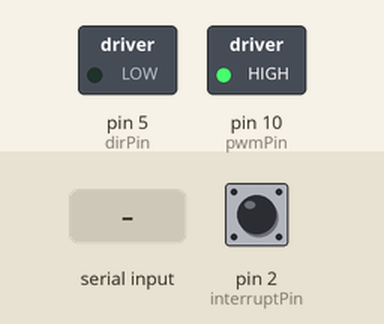
Recording of a sketch running on a simulated Arduino Uno, built with avr-gcc and run on an emulated ATmega328P. On the bench: switched loads named in the sketch (green lamp = pin HIGH). The inputs (shaded band) are chosen by the test bench; at power-on: pin 2 (interruptPin) HIGH. What the sketch prints to the serial monitor is not drawn.

Above: at 2.2 s.
2.3 s: "P:45\n" received over Serial
At 3.3 s:
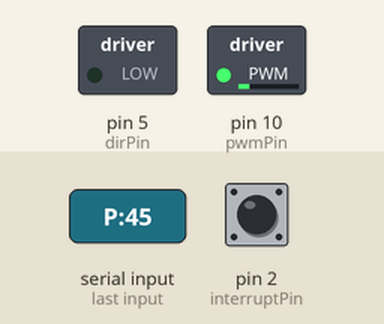
3.8 s: "S:45\n" received over Serial
At 4.09 s:
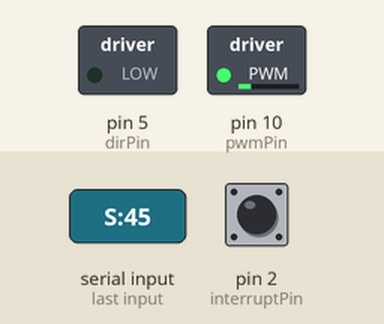
6.8 s: "P90\n" received over Serial
Timing chart, 0 to 9.8 s (numbered marks = the images above; inputs shaded):
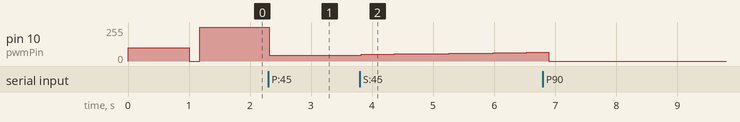

Measured:
- after the input at 2.3 s, pin 10 (pwmPin): 255/255 → 45/255 at once
- after the input at 3.8 s, pin 10 (pwmPin): moves from 45/255 to 65/255 over 2.9 s, starting at once

The sketch:

speedControl.ino
```cpp
// interrupt using hall effect or IR sensor on pin number 2 of Arduino
#define interruptPin 2

// direction pin and pwm pin of motor driver
#define dirPin 5
#define pwmPin 10

// interrupts per rotation. Number of magnets in this case
int n = 1;

// loop time
int t = 100;

// value of pwm signal
double pwmValue = 100;

// time for measuring speed
unsigned long lastTime;
unsigned long timePassed;

unsigned long lastLoopTime = millis();
unsigned long loopTime;

// min time between two interrupt else speed will be made zero
unsigned long minSpeedTime = 500000;

// measured speed
float speedM = 0;

float desiredSpeed = 3500;

// errors
double error = 0;
double lastError = 0;
double errorD = 0;
double errorI = 0;

// feedback loop constants
float kp = 0.02;
float kd = 20;
float ki = 0;

// closed loop or open loop configurations flags
bool pFlag = false;
bool kFlag = true;
int kCount = 0;

void countInc(){
  timePassed = micros() - lastTime;
  lastTime = micros();
}

// read commands
void serialRead(){
  //K:p100i0.2d10
  //P:100
  //S:100
  if(Serial.available()){
    String rec  = Serial.readStringUntil('\n');
    if(rec.charAt(0) == 'K'){
      kFlag = true;
      kCount = 50;
      pFlag = false;
      kp = rec.substring(rec.indexOf('p')+1, rec.indexOf('d')).toFloat();
      kd = rec.substring(rec.indexOf('d')+1, rec.indexOf('i')).toFloat();
      ki = rec.substring(rec.indexOf('i')+1, rec.indexOf('t')).toFloat();
      t =  rec.substring(rec.indexOf('t')+1, rec.indexOf('\n')).toFloat();
    }
    else if(rec.charAt(0) == 'S'){
      kFlag = false;
      pFlag = false;
      desiredSpeed = rec.substring(rec.indexOf(':')+1, rec.indexOf('\n')).toInt();
      error = 0;
      lastError = 0;
      errorD = 0;
      errorI = 0;
      // Serial.print("Setpoint: ");Serial.println(desiredSpeed);
    }
    else if(rec.charAt(0) == 'P'){
      kFlag = false;
      pFlag = true;
      pwmValue = rec.substring(rec.indexOf(':')+1, rec.indexOf('\n')).toInt();
      // Serial.print("PWM: ");Serial.println(pwmValue);
    }
    else{
      // Serial.println("error in spliting");
      while(Serial.available()){
        Serial.read();
      }
    }
    while(Serial.available()){
      Serial.read();
    }
  }
}

// send data to serial to make graph via processing app
void processing(){
  //speed setpoint pwm contrainPWM error lastError errorD errorI Kp Kd Ki
  Serial.print(String(speedM, 8));
  Serial.print(" ");
  Serial.print(String(desiredSpeed, 8));
  Serial.print(" ");
  // two times pwmValue is a bug but processing is splitting data according to this index hence don't remove
  Serial.print(String(pwmValue, 8));
  Serial.print(" ");
  Serial.print(String(pwmValue, 8));
  Serial.print(" ");
  Serial.print(String(error, 8));
  Serial.print(" ");
  Serial.print(String(lastError, 8));
  Serial.print(" ");
  Serial.print(String(errorD, 8));
  Serial.print(" ");
  Serial.print(String(errorI, 8));
  Serial.print(" ");
  Serial.print(String(kp, 8));
  Serial.print(" ");
  Serial.print(String(kd, 8));
  Serial.print(" ");
  Serial.print(String(ki, 8));
  Serial.print(" ");
  Serial.print(String(loopTime));
  Serial.print(" ");
  Serial.print(String(millis()));
  Serial.println(" ");
}
void setup(){
  pinMode(interruptPin, INPUT);
  attachInterrupt(0, countInc, FALLING);
  Serial.begin(9600);
  Serial.setTimeout(10);
  pinMode(pwmPin, OUTPUT);
  pinMode(dirPin, OUTPUT);
  digitalWrite(dirPin, LOW);
  analogWrite(pwmPin, pwmValue);
  delay(1000);
}

void loop(){
  serialRead();
  //speed measurement, if time passed = 0, speed = 0
  if(micros() - lastTime >= minSpeedTime){
    speedM = 0;
  }
  else{
    // speed = 1min in microseconds/time between subsequent interrupt times
    speedM = 60000000/(timePassed*n);
  }
  loopTime = millis() - lastLoopTime;

  error = desiredSpeed - speedM;
  errorI += (error*loopTime);
  errorD = (error - lastError)/loopTime;

  lastLoopTime = millis();

  if(kFlag){
    pwmValue = 0;
    error = 0;
    lastError = 0;
    errorD = 0;
    errorI = 0;
    if(kCount == 0)
      kFlag = false;
  }

  if(!pFlag && !kFlag){

    pwmValue+=(kp*error)+(kd*errorD)+(ki*errorI);

    pwmValue= constrain(pwmValue, 0, 255);
  }

  analogWrite(pwmPin, pwmValue);
  processing();
  delay(t);
  lastError = error;
  kCount --;
}
```
